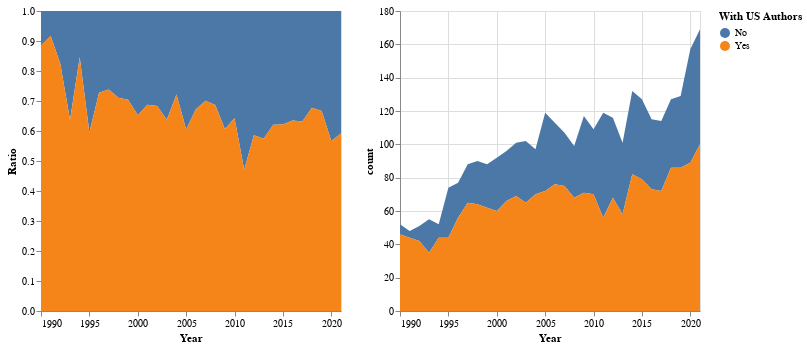

The notebook cell saved with this chart:
### Code cell
source = withus_authors

chart1 = alt.Chart(source).mark_area().encode(
    x="Year:T",
    y="Ratio:Q",
    color="With US Authors:N"
).properties(
    width=300
)

chart2 = alt.Chart(source).mark_area().encode(
    x="Year:T",
    y="count:Q",
    color="With US Authors:N"
).properties(
    width=300
)

alt.hconcat(chart1, chart2)

### Figure 1 — Vega-Lite specification as saved in the notebook (floating-point values rounded to 4 significant figures)
{"config": {"view": {"continuousWidth": 400, "continuousHeight": 300}}, "hconcat": [{"mark": "area", "encoding": {"color": {"field": "With US Authors", "type": "nominal"}, "x": {"field": "Year", "type": "temporal"}, "y": {"field": "Ratio", "type": "quantitative"}}, "width": 300}, {"mark": "area", "encoding": {"color": {"field": "With US Authors", "type": "nominal"}, "x": {"field": "Year", "type": "temporal"}, "y": {"field": "count", "type": "quantitative"}}, "width": 300}], "data": {"name": "data-82d69f726aee0c3f5f7f7afc5d918ea1"}, "$schema": "https://vega.github.io/schema/vega-lite/v4.17.0.json", "datasets": {"data-82d69f726aee0c3f5f7f7afc5d918ea1": [{"year": 1990, "With US Authors": "No", "count": 6, "Ratio": 0.1154, "Year": "1990-01-01T00:00:00"}, {"year": 1990, "With US Authors": "Yes", "count": 46, "Ratio": 0.8846, "Year": "1990-01-01T00:00:00"}, {"year": 1991, "With US Authors": "No", "count": 4, "Ratio": 0.08333, "Year": "1991-01-01T00:00:00"}, {"year": 1991, "With US Authors": "Yes", "count": 44, "Ratio": 0.9167, "Year": "1991-01-01T00:00:00"}, {"year": 1992, "With US Authors": "No", "count": 9, "Ratio": 0.1765, "Year": "1992-01-01T00:00:00"}, {"year": 1992, "With US Authors": "Yes", "count": 42, "Ratio": 0.8235, "Year": "1992-01-01T00:00:00"}, {"year": 1993, "With US Authors": "No", "count": 20, "Ratio": 0.3636, "Year": "1993-01-01T00:00:00"}, {"year": 1993, "With US Authors": "Yes", "count": 35, "Ratio": 0.6364, "Year": "1993-01-01T00:00:00"}, {"year": 1994, "With US Authors": "No", "count": 8, "Ratio": 0.1538, "Year": "1994-01-01T00:00:00"}, {"year": 1994, "With US Authors": "Yes", "count": 44, "Ratio": 0.8462, "Year": "1994-01-01T00:00:00"}, {"year": 1995, "With US Authors": "No", "count": 30, "Ratio": 0.4054, "Year": "1995-01-01T00:00:00"}, {"year": 1995, "With US Authors": "Yes", "count": 44, "Ratio": 0.5946, "Year": "1995-01-01T00:00:00"}, {"year": 1996, "With US Authors": "No", "count": 21, "Ratio": 0.2727, "Year": "1996-01-01T00:00:00"}, {"year": 1996, "With US Authors": "Yes", "count": 56, "Ratio": 0.7273, "Year": "1996-01-01T00:00:00"}, {"year": 1997, "With US Authors": "No", "count": 23, "Ratio": 0.2614, "Year": "1997-01-01T00:00:00"}, {"year": 1997, "With US Authors": "Yes", "count": 65, "Ratio": 0.7386, "Year": "1997-01-01T00:00:00"}, {"year": 1998, "With US Authors": "No", "count": 26, "Ratio": 0.2889, "Year": "1998-01-01T00:00:00"}, {"year": 1998, "With US Authors": "Yes", "count": 64, "Ratio": 0.7111, "Year": "1998-01-01T00:00:00"}, {"year": 1999, "With US Authors": "No", "count": 26, "Ratio": 0.2955, "Year": "1999-01-01T00:00:00"}, {"year": 1999, "With US Authors": "Yes", "count": 62, "Ratio": 0.7045, "Year": "1999-01-01T00:00:00"}, {"year": 2000, "With US Authors": "No", "count": 32, "Ratio": 0.3478, "Year": "2000-01-01T00:00:00"}, {"year": 2000, "With US Authors": "Yes", "count": 60, "Ratio": 0.6522, "Year": "2000-01-01T00:00:00"}, {"year": 2001, "With US Authors": "No", "count": 30, "Ratio": 0.3125, "Year": "2001-01-01T00:00:00"}, {"year": 2001, "With US Authors": "Yes", "count": 66, "Ratio": 0.6875, "Year": "2001-01-01T00:00:00"}, {"year": 2002, "With US Authors": "No", "count": 32, "Ratio": 0.3168, "Year": "2002-01-01T00:00:00"}, {"year": 2002, "With US Authors": "Yes", "count": 69, "Ratio": 0.6832, "Year": "2002-01-01T00:00:00"}, {"year": 2003, "With US Authors": "No", "count": 37, "Ratio": 0.3627, "Year": "2003-01-01T00:00:00"}, {"year": 2003, "With US Authors": "Yes", "count": 65, "Ratio": 0.6373, "Year": "2003-01-01T00:00:00"}, {"year": 2004, "With US Authors": "No", "count": 27, "Ratio": 0.2784, "Year": "2004-01-01T00:00:00"}, {"year": 2004, "With US Authors": "Yes", "count": 70, "Ratio": 0.7216, "Year": "2004-01-01T00:00:00"}, {"year": 2005, "With US Authors": "No", "count": 47, "Ratio": 0.395, "Year": "2005-01-01T00:00:00"}, {"year": 2005, "With US Authors": "Yes", "count": 72, "Ratio": 0.605, "Year": "2005-01-01T00:00:00"}, {"year": 2006, "With US Authors": "No", "count": 37, "Ratio": 0.3274, "Year": "2006-01-01T00:00:00"}, {"year": 2006, "With US Authors": "Yes", "count": 76, "Ratio": 0.6726, "Year": "2006-01-01T00:00:00"}, {"year": 2007, "With US Authors": "No", "count": 32, "Ratio": 0.2991, "Year": "2007-01-01T00:00:00"}, {"year": 2007, "With US Authors": "Yes", "count": 75, "Ratio": 0.7009, "Year": "2007-01-01T00:00:00"}, {"year": 2008, "With US Authors": "No", "count": 31, "Ratio": 0.3131, "Year": "2008-01-01T00:00:00"}, {"year": 2008, "With US Authors": "Yes", "count": 68, "Ratio": 0.6869, "Year": "2008-01-01T00:00:00"}, {"year": 2009, "With US Authors": "No", "count": 46, "Ratio": 0.3932, "Year": "2009-01-01T00:00:00"}, {"year": 2009, "With US Authors": "Yes", "count": 71, "Ratio": 0.6068, "Year": "2009-01-01T00:00:00"}, {"year": 2010, "With US Authors": "No", "count": 39, "Ratio": 0.3578, "Year": "2010-01-01T00:00:00"}, {"year": 2010, "With US Authors": "Yes", "count": 70, "Ratio": 0.6422, "Year": "2010-01-01T00:00:00"}, {"year": 2011, "With US Authors": "No", "count": 63, "Ratio": 0.5294, "Year": "2011-01-01T00:00:00"}, {"year": 2011, "With US Authors": "Yes", "count": 56, "Ratio": 0.4706, "Year": "2011-01-01T00:00:00"}, {"year": 2012, "With US Authors": "No", "count": 48, "Ratio": 0.4138, "Year": "2012-01-01T00:00:00"}, {"year": 2012, "With US Authors": "Yes", "count": 68, "Ratio": 0.5862, "Year": "2012-01-01T00:00:00"}, {"year": 2013, "With US Authors": "No", "count": 43, "Ratio": 0.4257, "Year": "2013-01-01T00:00:00"}, {"year": 2013, "With US Authors": "Yes", "count": 58, "Ratio": 0.5743, "Year": "2013-01-01T00:00:00"}, {"year": 2014, "With US Authors": "No", "count": 50, "Ratio": 0.3788, "Year": "2014-01-01T00:00:00"}, {"year": 2014, "With US Authors": "Yes", "count": 82, "Ratio": 0.6212, "Year": "2014-01-01T00:00:00"}, {"year": 2015, "With US Authors": "No", "count": 48, "Ratio": 0.378, "Year": "2015-01-01T00:00:00"}, {"year": 2015, "With US Authors": "Yes", "count": 79, "Ratio": 0.622, "Year": "2015-01-01T00:00:00"}, {"year": 2016, "With US Authors": "No", "count": 42, "Ratio": 0.3652, "Year": "2016-01-01T00:00:00"}, {"year": 2016, "With US Authors": "Yes", "count": 73, "Ratio": 0.6348, "Year": "2016-01-01T00:00:00"}, {"year": 2017, "With US Authors": "No", "count": 42, "Ratio": 0.3684, "Year": "2017-01-01T00:00:00"}, {"year": 2017, "With US Authors": "Yes", "count": 72, "Ratio": 0.6316, "Year": "2017-01-01T00:00:00"}, {"year": 2018, "With US Authors": "No", "count": 41, "Ratio": 0.3228, "Year": "2018-01-01T00:00:00"}, {"year": 2018, "With US Authors": "Yes", "count": 86, "Ratio": 0.6772, "Year": "2018-01-01T00:00:00"}, {"year": 2019, "With US Authors": "No", "count": 43, "Ratio": 0.3333, "Year": "2019-01-01T00:00:00"}, {"year": 2019, "With US Authors": "Yes", "count": 86, "Ratio": 0.6667, "Year": "2019-01-01T00:00:00"}, {"year": 2020, "With US Authors": "No", "count": 68, "Ratio": 0.4331, "Year": "2020-01-01T00:00:00"}, {"year": 2020, "With US Authors": "Yes", "count": 89, "Ratio": 0.5669, "Year": "2020-01-01T00:00:00"}, {"year": 2021, "With US Authors": "No", "count": 69, "Ratio": 0.4083, "Year": "2021-01-01T00:00:00"}, {"year": 2021, "With US Authors": "Yes", "count": 100, "Ratio": 0.5917, "Year": "2021-01-01T00:00:00"}]}}
